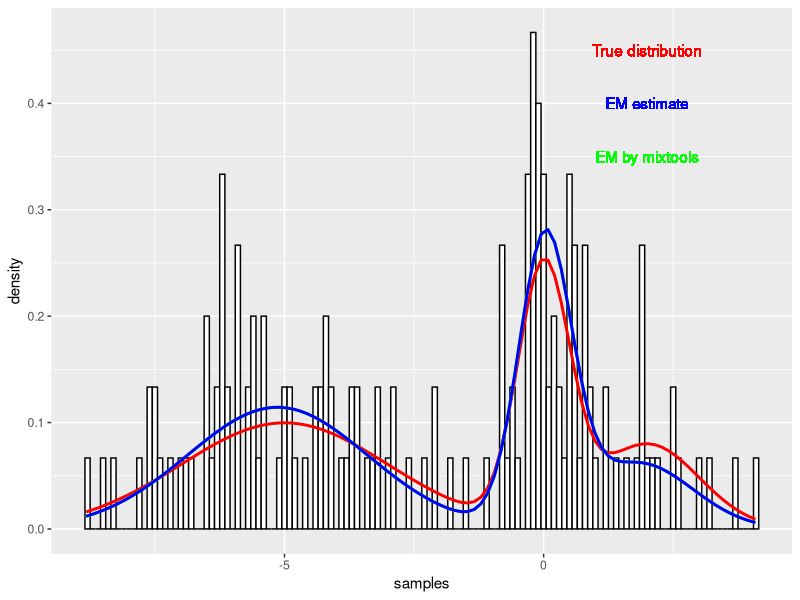

The R script that drew this image:
## ---- chunk 1
library(dplyr)  #to organize kmeans result, used group_by(), summarize()
library(ggplot2) #to plot results
library(ggplot2) #to plot histgram and prob density
library(mixtools) #EM algorithm 
## ---- chunk 2
e_step <- function(x, mu.vector, sd.vector, weight.vector) {
  comp1.prod <- dnorm(x, mu.vector[1], sd.vector[1]) * weight.vector[1]
  comp2.prod <- dnorm(x, mu.vector[2], sd.vector[2]) * weight.vector[2]
  comp3.prod <- dnorm(x, mu.vector[3], sd.vector[3]) * weight.vector[3]
  sum.of.comps <- comp1.prod + comp2.prod + comp3.prod
  comp1.rho <- comp1.prod / sum.of.comps
  comp2.rho <- comp2.prod / sum.of.comps
  comp3.rho <- comp3.prod / sum.of.comps
  sum.of.comps.ln <- log(sum.of.comps, base = exp(1))
  
  list("loglik" = sum(sum.of.comps.ln),
       "rho.df" = cbind(comp1.rho, comp2.rho, comp3.rho))
}
## ---- chunk 3
m_step <- function(x, rho.df) {
  comp1.n <- sum(rho.df[, 1])
  comp2.n <- sum(rho.df[, 2])
  comp3.n <- sum(rho.df[, 3])
  
  comp1.weight <- comp1.n / length(x)
  comp2.weight <- comp2.n / length(x)
  comp3.weight <- comp3.n / length(x)
  
  comp1.mu <- sum(rho.df[, 1] * x)/comp1.n
  comp2.mu <- sum(rho.df[, 2] * x)/comp2.n
  comp3.mu <- sum(rho.df[, 3] * x)/comp3.n
  
  comp1.var <- sum(rho.df[, 1] * (x - comp1.mu)^2)/comp1.n
  comp2.var <- sum(rho.df[, 2] * (x - comp2.mu)^2)/comp2.n
  comp3.var <- sum(rho.df[, 3] * (x - comp3.mu)^2)/comp3.n

  list("mu" = c(comp1.mu, comp2.mu, comp3.mu),
       "var" = c(comp1.var, comp2.var, comp3.var),
       "weight" = c(comp1.weight, comp2.weight, comp3.weight))
}
## ---- chunk 4
em_main <- function(x, initial.df){
  for (i in 1:1000) {
    print (i)
    if (i == 1) {
    # Initialization
      e.step <- e_step(x, initial.df[["mu"]], initial.df[["std"]], initial.df[["weight"]])
      m.step <- m_step(x, e.step[["rho.df"]])
      prev.loglik <- e.step[["loglik"]]
      loglik.vector <- e.step[["loglik"]]
      }
    else {
    # Repeat E and M steps till convergence
      #E-step
      e.step <- e_step(x, m.step[["mu"]], sqrt(m.step[["var"]]), m.step[["weight"]])
      #M-step
      m.step <- m_step(x, e.step[["rho.df"]])
      #Convergence check
      loglik.vector <- c(loglik.vector, e.step[["loglik"]])
      loglik.diff <- e.step[["loglik"]]-prev.loglik
      if(loglik.diff < 1e-6) {
        break
        } 
      else {
        prev.loglik <- e.step[["loglik"]]
        }
      }
    }
  list("mu" = m.step[["mu"]],
       "var" = m.step[["var"]],
       "weight" = m.step[["weight"]],
       "number of iterations" = length(loglik.vector),
       "loglik" = loglik.vector)
}
## ---- chunk 5
set.seed(1)
N <- 150
components <- sample(1:3,prob=c(0.5,0.3,0.2),size=N,replace=TRUE)
mus <- c(-5, 0, 2)
sds <- sqrt(c(4, 0.25, 1))
samples <- rnorm(n=N,mean=mus[components],sd=sds[components])
samples
## ---- chunk 6
samples.kmeans <- kmeans (samples, 3)
samples.kmeans
## ---- chunk 7
samples.kmeans.cluster <- samples.kmeans$cluster
samples.df <- data.frame (x = samples, lable = components, kmeans = samples.kmeans.cluster)
samples.df
## ---- chunk 8
samples.summary.df <- samples.df %>%
  group_by(kmeans)  %>%
  summarize(mu = mean(x), std = sd(x), size = n())

kmeans.summary.df <- samples.summary.df  %>%
  mutate(weight = size / sum(size))
kmeans.summary.df
## ---- chunk 9
em.result <- em_main(x = samples, initial.df = kmeans.summary.df)
em.result
## ---- chunk 10
mixmdl <- normalmixEM(samples, k = 3)
print (mixmdl$mu)
print (mixmdl$sigma)
print (mixmdl$lambda)
mix.var <-  mixmdl$sigma^2
print (mixmdl)

## ---- chunk 11

true.weight = c(0.5, 0.3, 0.2)
true.mu = c(-5, 0, 2)
true.var = c(4, 0.25, 1)

plot_mix_comps <- function(x, mu, var, weight){
  density <- 0
  for (i in 1:3){
    density <- density + weight[i]*dnorm(x,mu[i],sqrt(var[i]))
  }
  return(density)
}

ggplot(data.frame(samples), aes(samples)) +
  geom_histogram(aes(samples, ..density..), binwidth = 0.1, colour = "black", fill = "white" ) +
  #geom_density() + 
  stat_function(geom = "line", fun = plot_mix_comps, colour = "red", lwd = 1,
                               args = list(true.mu, true.var, true.weight)) +
  stat_function(geom = "line", fun = plot_mix_comps, colour = "green", lwd = 1,
                               args = list(mixmdl$mu, mix.var, mixmdl$lambda)) +
  stat_function(geom = "line", fun = plot_mix_comps, colour = "blue", lwd = 1,
                               args = list(em.result$mu, em.result$var, em.result$weight)) +
  geom_text(label = "True distribution", x = 2, y = 0.45, color = "red") +
  geom_text(label = "EM estimate", x = 2, y = 0.4, color = "blue") +
  geom_text(label = "EM by mixtools", x = 2, y = 0.35, color = "green")
  
## ---- chunk 12
library(MASS)
Sigma <- matrix(c(8,3,3,2),2,2)
Sigma
set.seed(12345)
data1 <- mvrnorm(n = 50, rep(-2, 2), Sigma)
data2 <- mvrnorm(n = 50, rep(-2, 2), Sigma)
